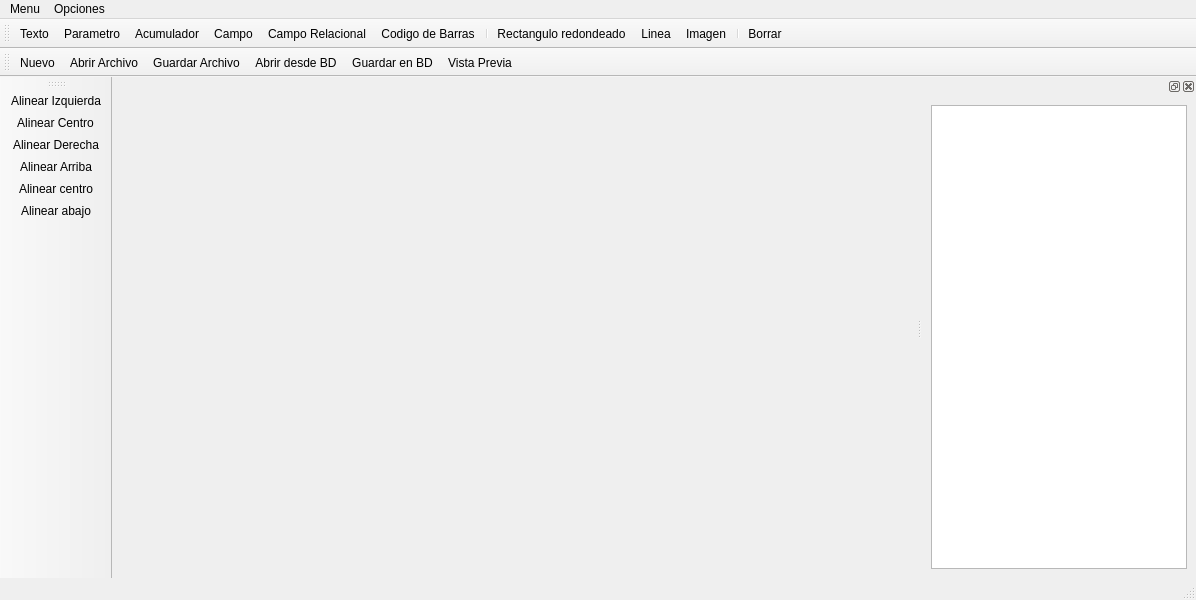
<?xml version="1.0" encoding="UTF-8"?>
<ui version="4.0">
 <class>ReportDesigWin</class>
 <widget class="QMainWindow" name="ReportDesigWin">
  <property name="geometry">
   <rect>
    <x>0</x>
    <y>0</y>
    <width>1196</width>
    <height>600</height>
   </rect>
  </property>
  <property name="windowTitle">
   <string>MainWindow</string>
  </property>
  <widget class="QWidget" name="centralwidget"/>
  <widget class="QMenuBar" name="menubar">
   <property name="geometry">
    <rect>
     <x>0</x>
     <y>0</y>
     <width>1196</width>
     <height>19</height>
    </rect>
   </property>
   <widget class="QMenu" name="menuMenu">
    <property name="title">
     <string>Menu</string>
    </property>
    <addaction name="actionNuevo"/>
    <addaction name="actionAbrir"/>
    <addaction name="actionGuardar"/>
    <addaction name="separator"/>
    <addaction name="actionVista_Previa"/>
    <addaction name="separator"/>
    <addaction name="actionConfigurar_pagina"/>
   </widget>
   <widget class="QMenu" name="menuOpciones">
    <property name="title">
     <string>Opciones</string>
    </property>
    <addaction name="actionVer_contorno_objetos"/>
    <addaction name="actionLimitar_vista_previa"/>
   </widget>
   <addaction name="menuMenu"/>
   <addaction name="menuOpciones"/>
  </widget>
  <widget class="QToolBar" name="toolBar">
   <property name="windowTitle">
    <string>toolBar</string>
   </property>
   <property name="toolButtonStyle">
    <enum>Qt::ToolButtonTextUnderIcon</enum>
   </property>
   <attribute name="toolBarArea">
    <enum>TopToolBarArea</enum>
   </attribute>
   <attribute name="toolBarBreak">
    <bool>false</bool>
   </attribute>
   <addaction name="actionTexto"/>
   <addaction name="actionParametro"/>
   <addaction name="actionAcumulador"/>
   <addaction name="actionCampo"/>
   <addaction name="actionCampo_Relacional"/>
   <addaction name="actionCodeBars"/>
   <addaction name="separator"/>
   <addaction name="actionRectangulo_redondeado"/>
   <addaction name="actionLinea"/>
   <addaction name="actionImagen"/>
   <addaction name="separator"/>
   <addaction name="actionBorrar"/>
  </widget>
  <widget class="QToolBar" name="toolBar_2">
   <property name="windowTitle">
    <string>toolBar_2</string>
   </property>
   <attribute name="toolBarArea">
    <enum>LeftToolBarArea</enum>
   </attribute>
   <attribute name="toolBarBreak">
    <bool>false</bool>
   </attribute>
   <addaction name="actionAlinear_Izquierda"/>
   <addaction name="actionAlinear_Centro"/>
   <addaction name="actionAlinear_Derecha"/>
   <addaction name="actionAlinear_Arriba"/>
   <addaction name="actionAlinear_centro"/>
   <addaction name="actionAlinear_abajo"/>
  </widget>
  <widget class="QDockWidget" name="dockWidget">
   <attribute name="dockWidgetArea">
    <number>2</number>
   </attribute>
   <widget class="QWidget" name="dockWidgetContents">
    <layout class="QGridLayout" name="gridLayout">
     <item row="0" column="0">
      <widget class="QListWidget" name="itemList">
       <property name="selectionMode">
        <enum>QAbstractItemView::MultiSelection</enum>
       </property>
      </widget>
     </item>
    </layout>
   </widget>
  </widget>
  <widget class="QToolBar" name="toolBar_3">
   <property name="windowTitle">
    <string>toolBar_3</string>
   </property>
   <attribute name="toolBarArea">
    <enum>TopToolBarArea</enum>
   </attribute>
   <attribute name="toolBarBreak">
    <bool>true</bool>
   </attribute>
   <addaction name="actionNuevo"/>
   <addaction name="actionAbrir"/>
   <addaction name="actionGuardar"/>
   <addaction name="actionAbrir_desde_BD"/>
   <addaction name="actionGuardar_en_BD"/>
   <addaction name="actionVista_Previa"/>
  </widget>
  <widget class="QStatusBar" name="statusbar"/>
  <action name="actionRectangulo_redondeado">
   <property name="checkable">
    <bool>true</bool>
   </property>
   <property name="icon">
    <iconset resource="resource.qrc">
     <normaloff>:/icons/rounded-rectangle.png</normaloff>:/icons/rounded-rectangle.png</iconset>
   </property>
   <property name="text">
    <string>Rectangulo redondeado</string>
   </property>
  </action>
  <action name="actionGuardar">
   <property name="icon">
    <iconset resource="resource.qrc">
     <normaloff>:/icons/document-save.png</normaloff>:/icons/document-save.png</iconset>
   </property>
   <property name="text">
    <string>Guardar Archivo</string>
   </property>
  </action>
  <action name="actionTexto">
   <property name="checkable">
    <bool>true</bool>
   </property>
   <property name="icon">
    <iconset resource="resource.qrc">
     <normaloff>:/icons/text-shadow.png</normaloff>:/icons/text-shadow.png</iconset>
   </property>
   <property name="text">
    <string>Texto</string>
   </property>
  </action>
  <action name="actionAbrir">
   <property name="icon">
    <iconset resource="resource.qrc">
     <normaloff>:/icons/open.png</normaloff>:/icons/open.png</iconset>
   </property>
   <property name="text">
    <string>Abrir Archivo</string>
   </property>
  </action>
  <action name="actionLinea">
   <property name="checkable">
    <bool>true</bool>
   </property>
   <property name="icon">
    <iconset resource="resource.qrc">
     <normaloff>:/icons/line.png</normaloff>:/icons/line.png</iconset>
   </property>
   <property name="text">
    <string>Linea</string>
   </property>
  </action>
  <action name="actionCodeBars">
   <property name="checkable">
    <bool>true</bool>
   </property>
   <property name="icon">
    <iconset resource="resource.qrc">
     <normaloff>:/icons/barcode.png</normaloff>:/icons/barcode.png</iconset>
   </property>
   <property name="text">
    <string>Codigo de Barras</string>
   </property>
  </action>
  <action name="actionImagen">
   <property name="checkable">
    <bool>true</bool>
   </property>
   <property name="icon">
    <iconset resource="resource.qrc">
     <normaloff>:/icons/picture.png</normaloff>:/icons/picture.png</iconset>
   </property>
   <property name="text">
    <string>Imagen</string>
   </property>
  </action>
  <action name="actionBorrar">
   <property name="icon">
    <iconset resource="resource.qrc">
     <normaloff>:/icons/Delete.png</normaloff>:/icons/Delete.png</iconset>
   </property>
   <property name="text">
    <string>Borrar</string>
   </property>
  </action>
  <action name="actionConfigurar_pagina">
   <property name="icon">
    <iconset resource="resource.qrc">
     <normaloff>:/icons/config.png</normaloff>:/icons/config.png</iconset>
   </property>
   <property name="text">
    <string>Configurar pagina</string>
   </property>
  </action>
  <action name="actionCampo">
   <property name="checkable">
    <bool>true</bool>
   </property>
   <property name="icon">
    <iconset resource="resource.qrc">
     <normaloff>:/icons/field.png</normaloff>:/icons/field.png</iconset>
   </property>
   <property name="text">
    <string>Campo</string>
   </property>
  </action>
  <action name="actionCampo_Relacional">
   <property name="checkable">
    <bool>true</bool>
   </property>
   <property name="icon">
    <iconset resource="resource.qrc">
     <normaloff>:/icons/field_rel.png</normaloff>:/icons/field_rel.png</iconset>
   </property>
   <property name="text">
    <string>Campo Relacional</string>
   </property>
  </action>
  <action name="actionVista_Previa">
   <property name="icon">
    <iconset resource="resource.qrc">
     <normaloff>:/icons/print-preview.png</normaloff>:/icons/print-preview.png</iconset>
   </property>
   <property name="text">
    <string>Vista Previa</string>
   </property>
  </action>
  <action name="actionAbrir_desde_BD">
   <property name="icon">
    <iconset resource="resource.qrc">
     <normaloff>:/icons/upload_db.png</normaloff>:/icons/upload_db.png</iconset>
   </property>
   <property name="text">
    <string>Abrir desde BD</string>
   </property>
  </action>
  <action name="actionGuardar_en_BD">
   <property name="icon">
    <iconset resource="resource.qrc">
     <normaloff>:/icons/save_db.png</normaloff>:/icons/save_db.png</iconset>
   </property>
   <property name="text">
    <string>Guardar en BD</string>
   </property>
  </action>
  <action name="actionParametro">
   <property name="checkable">
    <bool>true</bool>
   </property>
   <property name="icon">
    <iconset resource="resource.qrc">
     <normaloff>:/icons/text-shadow.png</normaloff>:/icons/text-shadow.png</iconset>
   </property>
   <property name="text">
    <string>Parametro</string>
   </property>
  </action>
  <action name="actionAcumulador">
   <property name="checkable">
    <bool>true</bool>
   </property>
   <property name="icon">
    <iconset resource="resource.qrc">
     <normaloff>:/icons/text-shadow.png</normaloff>:/icons/text-shadow.png</iconset>
   </property>
   <property name="text">
    <string>Acumulador</string>
   </property>
  </action>
  <action name="actionAlinear_Izquierda">
   <property name="icon">
    <iconset resource="resource.qrc">
     <normaloff>:/icons/shape_align_left.png</normaloff>:/icons/shape_align_left.png</iconset>
   </property>
   <property name="text">
    <string>Alinear Izquierda</string>
   </property>
  </action>
  <action name="actionAlinear_Derecha">
   <property name="icon">
    <iconset resource="resource.qrc">
     <normaloff>:/icons/shape_align_right.png</normaloff>:/icons/shape_align_right.png</iconset>
   </property>
   <property name="text">
    <string>Alinear Derecha</string>
   </property>
  </action>
  <action name="actionAlinear_Centro">
   <property name="icon">
    <iconset resource="resource.qrc">
     <normaloff>:/icons/shape_align_center.png</normaloff>:/icons/shape_align_center.png</iconset>
   </property>
   <property name="text">
    <string>Alinear Centro</string>
   </property>
  </action>
  <action name="actionAlinear_Arriba">
   <property name="icon">
    <iconset resource="resource.qrc">
     <normaloff>:/icons/shape_align_top.png</normaloff>:/icons/shape_align_top.png</iconset>
   </property>
   <property name="text">
    <string>Alinear Arriba</string>
   </property>
  </action>
  <action name="actionAlinear_centro">
   <property name="icon">
    <iconset resource="resource.qrc">
     <normaloff>:/icons/shape_align_middle.png</normaloff>:/icons/shape_align_middle.png</iconset>
   </property>
   <property name="text">
    <string>Alinear centro</string>
   </property>
  </action>
  <action name="actionAlinear_abajo">
   <property name="icon">
    <iconset resource="resource.qrc">
     <normaloff>:/icons/shape_align_bottom.png</normaloff>:/icons/shape_align_bottom.png</iconset>
   </property>
   <property name="text">
    <string>Alinear abajo</string>
   </property>
  </action>
  <action name="actionVer_contorno_objetos">
   <property name="checkable">
    <bool>true</bool>
   </property>
   <property name="checked">
    <bool>true</bool>
   </property>
   <property name="text">
    <string>Ver contorno objetos</string>
   </property>
  </action>
  <action name="actionNuevo">
   <property name="icon">
    <iconset resource="../maya.qrc">
     <normaloff>:/Icons/PNG/pedidos.png</normaloff>:/Icons/PNG/pedidos.png</iconset>
   </property>
   <property name="text">
    <string>Nuevo</string>
   </property>
  </action>
  <action name="actionLimitar_vista_previa">
   <property name="checkable">
    <bool>true</bool>
   </property>
   <property name="checked">
    <bool>true</bool>
   </property>
   <property name="text">
    <string>Limitar vista previa</string>
   </property>
  </action>
 </widget>
 <resources>
  <include location="../maya.qrc"/>
  <include location="resource.qrc"/>
 </resources>
 <connections/>
</ui>
